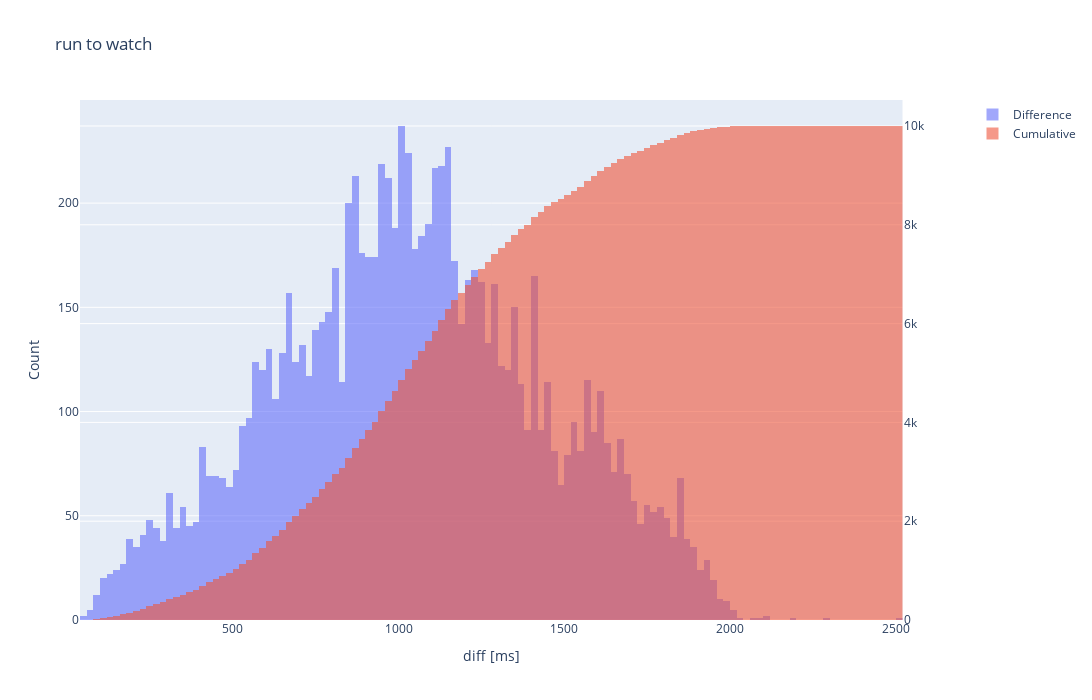

The code cell stored with this chart in its notebook:
### Code cell
histogram_plotting("../timeline-2000nodes.csv", phase_change='{run watch 0s}', num_bins=150, state="Stateless")

### Figure 1 — Plotly figure (JSON) as saved in the notebook; plotly's stock layout.template omitted (floating-point values rounded to 4 significant figures; data arrays with more than 128 entries replaced by an {"elided": "..."} marker saying what was removed)
{"data": [{"name": "Difference", "nbinsx": 150, "opacity": 0.6, "type": "histogram", "x": {"elided": "10000 int values"}}, {"cumulative": {"enabled": true}, "name": "Cumulative", "nbinsx": 150, "opacity": 0.6, "type": "histogram", "x": {"elided": "10000 int values"}, "xaxis": "x", "yaxis": "y2"}], "layout": {"autosize": false, "height": 700, "title": {"text": "run to watch"}, "width": 1400, "xaxis": {"anchor": "y", "autorange": true, "domain": [0, 0.94], "range": [39.5, 2520.0], "title": {"text": "diff [ms]"}, "type": "linear"}, "yaxis": {"anchor": "x", "autorange": true, "domain": [0, 1], "range": [0, 249.5], "title": {"text": "Count"}}, "yaxis2": {"anchor": "x", "autorange": true, "overlaying": "y", "range": [0, 10530.0], "side": "right"}}}
